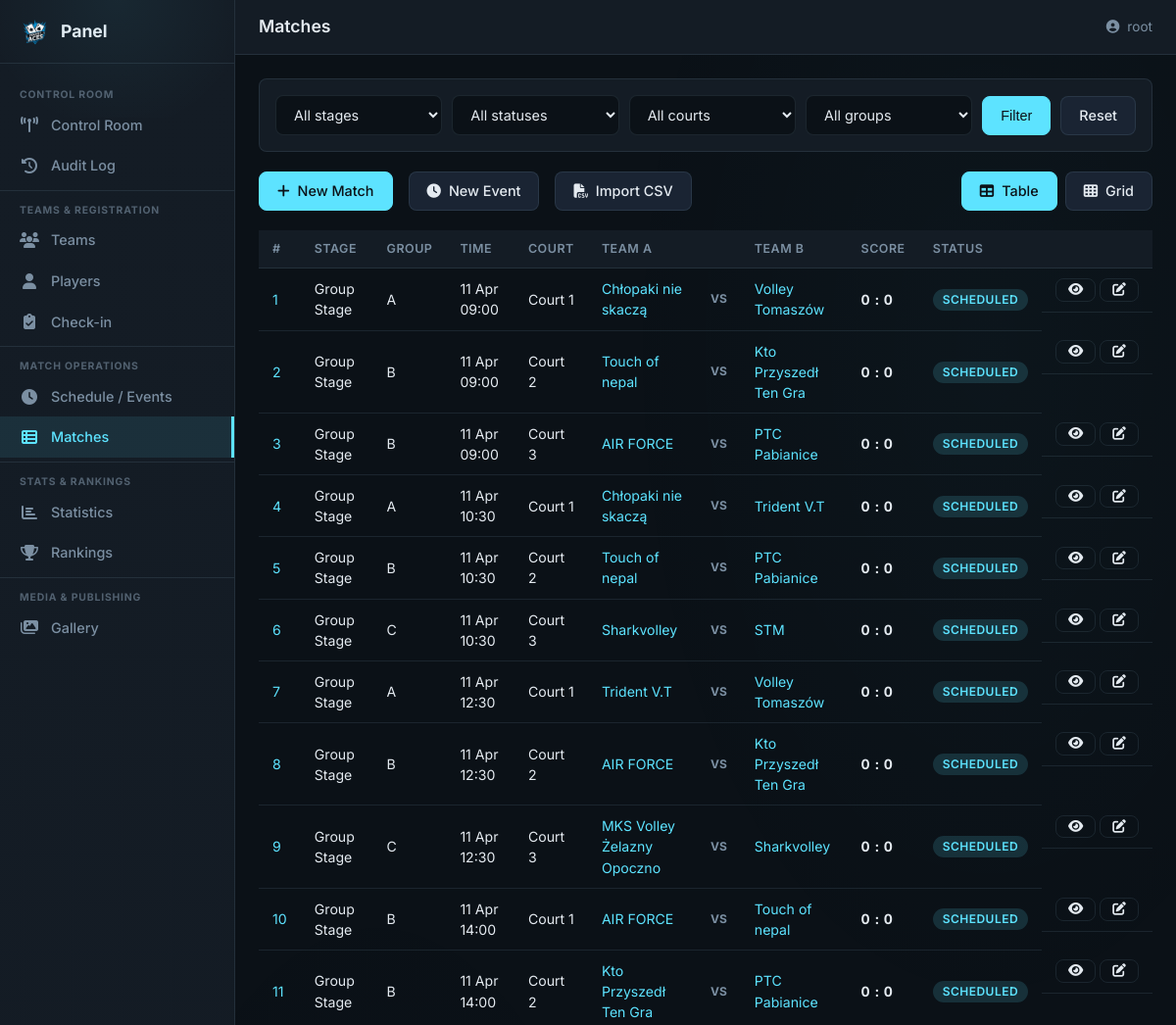
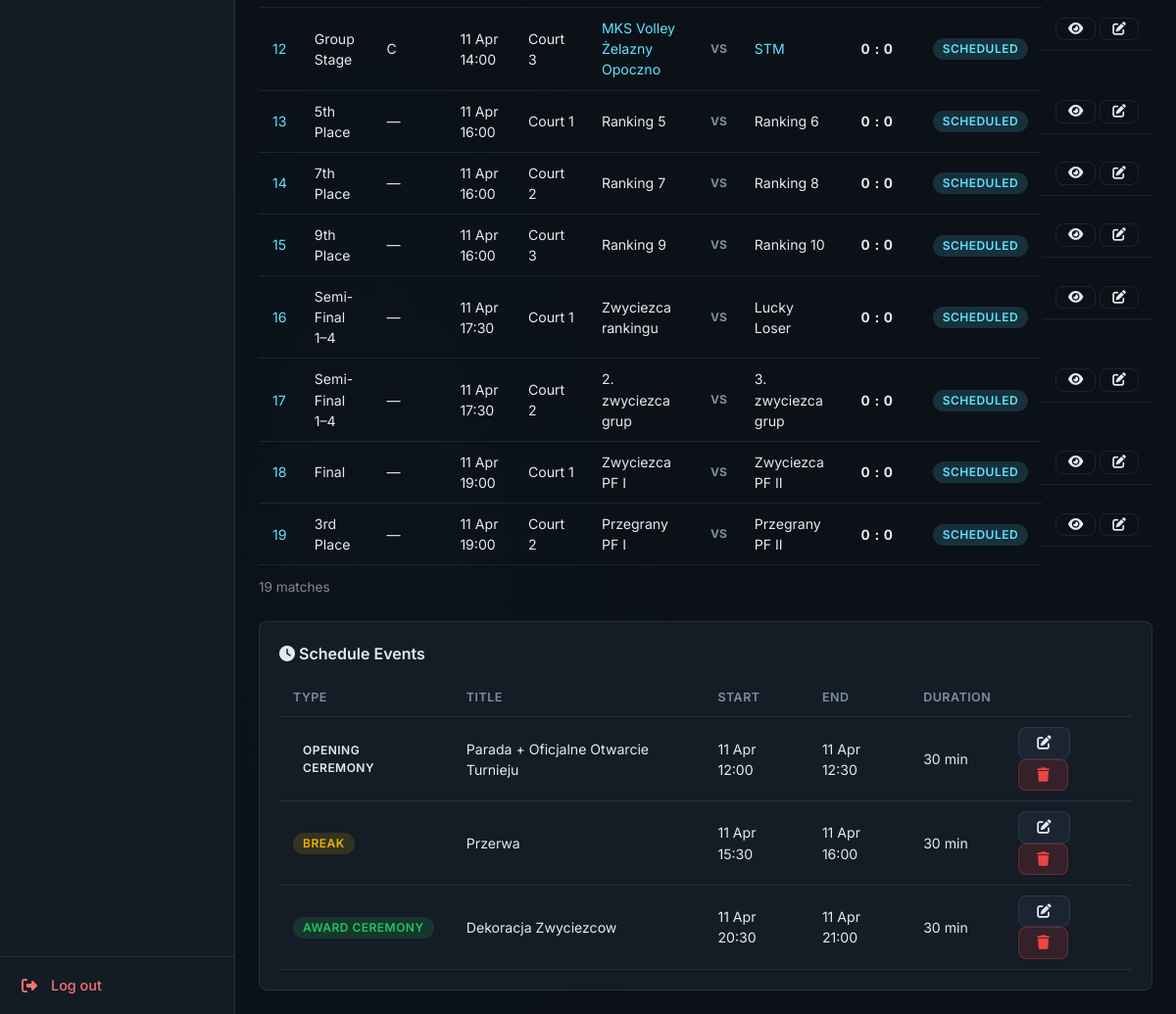
/panel/schedule/ (signed in), run on the app's committed database (2 pictures, top to bottom).
### tournament/models.py (models this page shows, shortened)
class Match(models.Model):
    stage = models.CharField(max_length=20, choices=STAGE_CHOICES)
    group = models.CharField(max_length=1, blank=True, default="")
    court = models.IntegerField(choices=COURT_CHOICES)
    start_time = models.DateTimeField()
    team_a = models.ForeignKey(
        Team, on_delete=models.CASCADE, related_name="matches_as_home",
        null=True, blank=True,
    )
    team_b = models.ForeignKey(
        Team, on_delete=models.CASCADE, related_name="matches_as_away",
        null=True, blank=True,
    )
    placeholder_a = models.CharField(
        max_length=80, blank=True, default="",
        verbose_name="Placeholder A",
        help_text="e.g. '1st Group A', 'Winner QF1'",
    )
    placeholder_b = models.CharField(
        max_length=80, blank=True, default="",
        verbose_name="Placeholder B",
        help_text="e.g. '2nd Group B', 'Loser SF2'",
    )
    score_a = models.IntegerField(default=0)
    score_b = models.IntegerField(default=0)
    status = models.CharField(
        max_length=20, choices=MATCH_STATUS_CHOICES, default=MATCH_SCHEDULED
    )
    match_number = models.IntegerField(unique=True)
    stats_imported = models.BooleanField(default=False)
    stats_imported_at = models.DateTimeField(null=True, blank=True)
    class Meta:
        db_table = TABLE_MATCHES
        ordering = ["start_time", "court"]
        verbose_name_plural = "Matches"
    @property
    def display_name_a(self) -> str:
        if self.team_a:
            return self.team_a.name
        return self.placeholder_a or "TBD"
    @property
    def display_name_b(self) -> str:
        if self.team_b:
            return self.team_b.name
        return self.placeholder_b or "TBD"

class Team(models.Model):
    name = models.CharField(
        max_length=TEAM_NAME_MAX_LENGTH, unique=True, verbose_name="Team Name"
    )
    logo_path = models.CharField(
        max_length=LOGO_PATH_MAX_LENGTH, blank=True, null=True
    )
    league_level = models.CharField(
        max_length=50, choices=LEAGUE_LEVEL_CHOICES, default=LEAGUE_LEVEL_INDEPENDENT
    )
    group_name = models.CharField(
        max_length=GROUP_NAME_MAX_LENGTH, blank=True, null=True
    )
    cap_name = models.CharField(
        max_length=PERSON_NAME_MAX_LENGTH, verbose_name="Captain Name"
    )
    cap_surname = models.CharField(
        max_length=PERSON_NAME_MAX_LENGTH, verbose_name="Captain Surname"
    )
    cap_email = models.EmailField(max_length=EMAIL_MAX_LENGTH, unique=True)
    cap_phone = models.CharField(
        max_length=PHONE_MAX_LENGTH, unique=True, blank=True, null=True
    )
    payment_status = models.IntegerField(
        choices=PAYMENT_STATUS_CHOICES, default=PAYMENT_WAITING
    )
    blik_number = models.CharField(
        max_length=20, blank=True, default="", verbose_name="Assigned BLIK"
    )
    status = models.CharField(
        max_length=20, choices=TEAM_STATUS_CHOICES, default=TEAM_STATUS_REGISTERED,
        verbose_name="Registration Status",
    )
    checked_in = models.BooleanField(default=False, verbose_name="Checked In")
    roster_code = models.CharField(
        max_length=10, blank=True, default="", verbose_name="Roster Access Code",
    )
    created_at = models.DateTimeField(auto_now_add=True)
    class Meta:
        db_table = TABLE_TEAMS
        verbose_name = "Team"
        verbose_name_plural = "Teams"

class ScheduleEvent(models.Model):
    event_type = models.CharField(max_length=20, choices=EVENT_TYPE_CHOICES)
    title = models.CharField(max_length=120)
    start_time = models.DateTimeField()
    end_time = models.DateTimeField(null=True, blank=True)
    description = models.TextField(blank=True, default="")
    class Meta:
        db_table = TABLE_SCHEDULE_EVENTS
        ordering = ["start_time"]
    @property
    def duration_minutes(self):
        if self.end_time:
            return int((self.end_time - self.start_time).total_seconds() / 60)
        return None

### tournament/panel/match_views.py (the view, shortened to what this page needs)
# urls.py: path("schedule/", schedule_list_view, name="schedule"),
@staff_member_required(login_url="/panel/login/")
def schedule_list_view(request):
    qs = Match.objects.select_related("team_a", "team_b")
    stage = request.GET.get("stage", "")
    status = request.GET.get("status", "")
    court = request.GET.get("court", "")
    group = request.GET.get("group", "")
    if stage:
        qs = qs.filter(stage=stage)
    if status:
        qs = qs.filter(status=status)
    if court:
        qs = qs.filter(court=court)
    if group:
        qs = qs.filter(group=group)
    qs = qs.order_by("start_time", "court")
    view_mode = request.GET.get("view", "table")
    all_matches = list(qs)
    conflict_pks = set()
    time_court = {}   # (start_time, court) → [match]
    time_team = {}    # (start_time, team_id) → [match]
    for m in all_matches:
        key_ct = (m.start_time, m.court)
        time_court.setdefault(key_ct, []).append(m)
        if m.team_a_id:
            time_team.setdefault((m.start_time, m.team_a_id), []).append(m)
        if m.team_b_id:
            time_team.setdefault((m.start_time, m.team_b_id), []).append(m)
    for key, matches in time_court.items():
        if len(matches) > 1:
            for m in matches:
                conflict_pks.add(m.pk)
    for key, matches in time_team.items():
        if len(matches) > 1:
            for m in matches:
                conflict_pks.add(m.pk)
    grid_data = []
    groups = (
        Match.objects.exclude(group="")
        .values_list("group", flat=True)
        .distinct()
        .order_by("group")
    )
    ctx = {
        "page_title": "Matches" if view_mode == "table" else "Schedule",
        "nav_section": "matches" if view_mode == "table" else "schedule",
        "matches": qs,
        "events": ScheduleEvent.objects.all(),
        "stage_filter": stage,
        "status_filter": status,
        "court_filter": court,
        "group_filter": group,
        "view_mode": view_mode,
        "grid_data": grid_data,
        "courts": COURT_CHOICES,
        "stage_choices": STAGE_CHOICES,
        "match_status_choices": MATCH_STATUS_CHOICES,
        "event_type_choices": EVENT_TYPE_CHOICES,
        "groups": groups,
        "conflict_pks": conflict_pks,
    }
    return render(request, "panel/schedule_list.html", ctx)

### tournament/context_processors.py (called while the page is built)
def registration_status(request):
    return {"registration_closed": REGISTRATION_CLOSED}

### tournament/templates/panel/schedule_list.html (shortened to what this page needs)
{% extends "panel/base.html" %}
{% block content %}
<div class="pnl-schedule">
  <form method="get" class="pnl-filters">
    <div class="pnl-filters__row">
      <div class="pnl-field">
        <select name="stage">
          <option value="">All stages</option>
        </select>
      </div>
      <div class="pnl-field">
        <select name="status">
          <option value="">All statuses</option>
        </select>
      </div>
      <div class="pnl-field">
        <select name="court">
          <option value="">All courts</option>
        </select>
      </div>
      <div class="pnl-field">
        <select name="group">
          <option value="">All groups</option>
        </select>
      </div>
      <button type="submit" class="pnl-btn pnl-btn--primary">Filter</button>
      <a href="{% url 'panel:schedule' %}?view={{ view_mode }}" class="pnl-btn">Reset</a>
    </div>
  </form>
  <div class="pnl-view-toggle">
    <a href="{% url 'panel:match_create' %}" class="pnl-btn pnl-btn--primary" style="margin-right:8px;">
      <i class="fas fa-plus"></i> New Match
    </a>
    <a href="{% url 'panel:event_create' %}" class="pnl-btn" style="margin-right:8px;">
      <i class="fas fa-clock"></i> New Event
    </a>
    <a href="{% url 'panel:schedule_csv_import' %}" class="pnl-btn" style="margin-right:auto;">
      <i class="fas fa-file-csv"></i> Import CSV
    </a>
    <a href="?view=table"
       class="pnl-btn{% if view_mode == 'table' %} pnl-btn--primary{% endif %}">
      <i class="fas fa-table"></i> Table
    </a>
    <a href="?view=grid"
       class="pnl-btn{% if view_mode == 'grid' %} pnl-btn--primary{% endif %}">
      <i class="fas fa-th"></i> Grid
    </a>
  </div>
  {% if view_mode == "table" %}
  {% if matches %}
  <div class="pnl-table-wrap">
    <table class="pnl-table">
      <thead>
        <tr>
          <th>#</th>
          <th>Stage</th>
          <th>Group</th>
          <th>Time</th>
          <th>Court</th>
          <th>Team A</th>
          <th></th>
          <th>Team B</th>
          <th>Score</th>
          <th>Status</th>
          <th></th>
        </tr>
      </thead>
      <tbody>
        {% for m in matches %}
        <tr class="{% if m.pk in conflict_pks %}pnl-row--conflict{% endif %}">
          <td>
            <a href="{% url 'panel:match_detail' pk=m.pk %}">{{ m.match_number }}</a>
          </td>
          <td>{{ m.get_stage_display }}</td>
          <td>{{ m.group|default:"—" }}</td>
          <td>{{ m.start_time|date:"d M H:i" }}</td>
          <td>Court {{ m.court }}</td>
          <td>
            {% if m.team_a %}
              <a href="{% url 'panel:team_detail' pk=m.team_a_id %}">{{ m.team_a.name }}</a>
            {% else %}<span class="pnl-placeholder" title="Placeholder">{{ m.display_name_a }}</span>{% endif %}
          </td>
          <td class="pnl-vs">vs</td>
          <td>
            {% if m.team_b %}
              <a href="{% url 'panel:team_detail' pk=m.team_b_id %}">{{ m.team_b.name }}</a>
            {% else %}<span class="pnl-placeholder" title="Placeholder">{{ m.display_name_b }}</span>{% endif %}
          </td>
          <td class="pnl-score">{{ m.score_a }} : {{ m.score_b }}</td>
          <td>
            <span class="pnl-badge pnl-badge--{% if m.status == 'FINISHED' %}green{% elif m.status == 'LIVE' %}red{% elif m.status == 'SCHEDULED' %}cyan{% else %}yellow{% endif %}">
              {{ m.get_status_display }}
            </span>
          </td>
          <td class="pnl-schedule__indicators">
            <a href="{% url 'panel:match_detail' pk=m.pk %}" class="pnl-btn pnl-btn--sm pnl-btn--outline" title="View match"><i class="fas fa-eye"></i></a>
            <a href="{% url 'panel:match_edit' pk=m.pk %}" class="pnl-btn pnl-btn--sm pnl-btn--outline" title="Edit match"><i class="fas fa-edit"></i></a>
          </td>
        </tr>
        {% endfor %}
      </tbody>
    </table>
  </div>
  <p class="pnl-muted" style="margin-top:12px;">{{ matches|length }} match{{ matches|length|pluralize:"es" }}</p>
  {% else %}
    <div class="pnl-stub" style="min-height:30vh;">
      <div class="pnl-stub__icon"><i class="fas fa-calendar-alt"></i></div>
      <h2>No matches found</h2>
      <p>Try adjusting your filters.</p>
    </div>
  {% endif %}
  {% endif %}
  {% if events %}
  <div class="pnl-dash-card" style="margin-top:24px;">
    <h3 class="pnl-dash-card__title"><i class="fas fa-clock"></i> Schedule Events</h3>
    <div class="pnl-table-wrap">
      <table class="pnl-table">
        <thead>
          <tr>
            <th>Type</th>
            <th>Title</th>
            <th>Start</th>
            <th>End</th>
            <th>Duration</th>
            <th></th>
          </tr>
        </thead>
        <tbody>
          {% for ev in events %}
          <tr>
            <td>
              <span class="pnl-badge pnl-badge--{% if ev.event_type == 'OPENING' %}purple{% elif ev.event_type == 'BREAK' %}yellow{% elif ev.event_type == 'CEREMONY' %}green{% else %}cyan{% endif %}">
                {{ ev.get_event_type_display }}
              </span>
            </td>
            <td>{{ ev.title }}</td>
            <td>{{ ev.start_time|date:"d M H:i" }}</td>
            <td>{% if ev.end_time %}{{ ev.end_time|date:"d M H:i" }}{% else %}—{% endif %}</td>
            <td>{% if ev.duration_minutes %}{{ ev.duration_minutes }} min{% else %}—{% endif %}</td>
            <td>
              <a href="{% url 'panel:event_edit' pk=ev.pk %}" class="pnl-btn pnl-btn--small" title="Edit"><i class="fas fa-edit"></i></a>
              <form method="post" action="{% url 'panel:event_delete' pk=ev.pk %}" style="display:inline;" onsubmit="return confirm('Delete this event?')">
                <button type="submit" class="pnl-btn pnl-btn--small pnl-btn--danger" title="Delete"><i class="fas fa-trash"></i></button>
              </form>
            </td>
          </tr>
          {% endfor %}
        </tbody>
      </table>
    </div>
  </div>
  {% endif %}
</div>
{% endblock %}

### tournament/templates/panel/base.html (shortened to what this page needs)
{% load static %}
<!DOCTYPE html>
<html lang="en">
<head>
  <link rel="stylesheet" href="{% static 'css/panel.css' %}">
  <link rel="stylesheet" href="https://cdnjs.cloudflare.com/ajax/libs/font-awesome/6.4.0/css/all.min.css">
</head>
<body class="pnl">
  <aside class="pnl-sidebar" id="pnlSidebar">
    <div class="pnl-sidebar__header">
      <img src="{% static 'assets/logo.png' %}" alt="PA" class="pnl-sidebar__logo">
      <span class="pnl-sidebar__brand">Panel</span>
    </div>
    <nav class="pnl-sidebar__nav">
      <div class="pnl-nav-zone">
        <span class="pnl-nav-zone__label">Control Room</span>
        <a href="{% url 'panel:dashboard' %}"
           class="pnl-nav-item{% if nav_section == 'dashboard' %} active{% endif %}">
          <i class="fas fa-tower-broadcast"></i><span>Control Room</span>
        </a>
        <a href="{% url 'panel:audit' %}"
           class="pnl-nav-item{% if nav_section == 'audit' %} active{% endif %}">
          <i class="fas fa-clock-rotate-left"></i><span>Audit Log</span>
        </a>
      </div>
      <div class="pnl-nav-zone">
        <span class="pnl-nav-zone__label">Teams &amp; Registration</span>
        <a href="{% url 'panel:teams' %}"
           class="pnl-nav-item{% if nav_section == 'teams' %} active{% endif %}">
          <i class="fas fa-users"></i><span>Teams</span>
        </a>
        <a href="{% url 'panel:players' %}"
           class="pnl-nav-item{% if nav_section == 'players' %} active{% endif %}">
          <i class="fas fa-user"></i><span>Players</span>
        </a>
        <a href="{% url 'panel:checkin' %}"
           class="pnl-nav-item{% if nav_section == 'checkin' %} active{% endif %}">
          <i class="fas fa-clipboard-check"></i><span>Check-in</span>
        </a>
      </div>
      <div class="pnl-nav-zone">
        <span class="pnl-nav-zone__label">Match Operations</span>
        <a href="{% url 'panel:schedule' %}?view=grid"
           class="pnl-nav-item{% if nav_section == 'schedule' %} active{% endif %}">
          <i class="fas fa-clock"></i><span>Schedule / Events</span>
        </a>
        <a href="{% url 'panel:schedule' %}?view=table"
           class="pnl-nav-item{% if nav_section == 'matches' %} active{% endif %}">
          <i class="fas fa-table-list"></i><span>Matches</span>
        </a>
      </div>
      <div class="pnl-nav-zone">
        <span class="pnl-nav-zone__label">Stats &amp; Rankings</span>
        <a href="{% url 'panel:stats' %}"
           class="pnl-nav-item{% if nav_section == 'stats' %} active{% endif %}">
          <i class="fas fa-chart-bar"></i><span>Statistics</span>
        </a>
        <a href="{% url 'panel:rankings' %}"
           class="pnl-nav-item{% if nav_section == 'rankings' %} active{% endif %}">
          <i class="fas fa-trophy"></i><span>Rankings</span>
        </a>
      </div>
      <div class="pnl-nav-zone">
        <span class="pnl-nav-zone__label">Media &amp; Publishing</span>
        <a href="{% url 'panel:gallery' %}"
           class="pnl-nav-item{% if nav_section == 'gallery' %} active{% endif %}">
          <i class="fas fa-images"></i><span>Gallery</span>
        </a>
      </div>
    </nav>
    <div class="pnl-sidebar__footer">
      <a href="{% url 'panel:logout' %}" class="pnl-nav-item pnl-nav-item--logout">
        <i class="fas fa-sign-out-alt"></i><span>Log out</span>
      </a>
    </div>
  </aside>
  <div class="pnl-main">
    <header class="pnl-topbar">
      <h1 class="pnl-topbar__title">{{ page_title }}</h1>
      <div class="pnl-topbar__user">
        <i class="fas fa-user-circle"></i>
        <span>{{ request.user.username }}</span>
      </div>
    </header>
    <main class="pnl-content">
      {% block content %}{% endblock %}
    </main>
  </div>
</body>
</html>

### data on the page
Match: match_number "1", stage "Group Stage", group "A", start_time "11 Apr 09:00", court "1", team_a.name "Chłopaki nie skaczą", team_b.name "Volley Tomaszów", score_a "0", score_b "0", status "SCHEDULED"
Match: match_number "2", stage "Group Stage", group "B", start_time "11 Apr 09:00", court "2", team_a.name "Touch of nepal", team_b.name "Kto Przyszedł Ten Gra", score_a "0", score_b "0", status "SCHEDULED"
Match: match_number "3", stage "Group Stage", group "B", start_time "11 Apr 09:00", court "3", team_a.name "AIR FORCE", team_b.name "PTC Pabianice", score_a "0", score_b "0", status "SCHEDULED"
Match: match_number "4", stage "Group Stage", group "A", start_time "11 Apr 10:30", court "1", team_a.name "Chłopaki nie skaczą", team_b.name "Trident V.T", score_a "0", score_b "0", status "SCHEDULED"
Match: match_number "5", stage "Group Stage", group "B", start_time "11 Apr 10:30", court "2", team_a.name "Touch of nepal", team_b.name "PTC Pabianice", score_a "0", score_b "0", status "SCHEDULED"
Match: match_number "6", stage "Group Stage", group "C", start_time "11 Apr 10:30", court "3", team_a.name "Sharkvolley", team_b.name "STM", score_a "0", score_b "0", status "SCHEDULED"
Match: match_number "7", stage "Group Stage", group "A", start_time "11 Apr 12:30", court "1", team_a.name "Trident V.T", team_b.name "Volley Tomaszów", score_a "0", score_b "0", status "SCHEDULED"
Match: match_number "8", stage "Group Stage", group "B", start_time "11 Apr 12:30", court "2", team_a.name "AIR FORCE", team_b.name "Kto Przyszedł Ten Gra", score_a "0", score_b "0", status "SCHEDULED"
Match: match_number "9", stage "Group Stage", group "C", start_time "11 Apr 12:30", court "3", team_a.name "MKS Volley Żelazny Opoczno", team_b.name "Sharkvolley", score_a "0", score_b "0", status "SCHEDULED"
Match: match_number "10", stage "Group Stage", group "B", start_time "11 Apr 14:00", court "1", team_a.name "AIR FORCE", team_b.name "Touch of nepal", score_a "0", score_b "0", status "SCHEDULED"
Match: match_number "11", stage "Group Stage", group "B", start_time "11 Apr 14:00", court "2", team_a.name "Kto Przyszedł Ten Gra", team_b.name "PTC Pabianice", score_a "0", score_b "0", status "SCHEDULED"
Match: match_number "12", stage "Group Stage", group "C", start_time "11 Apr 14:00", court "3", team_a.name "MKS Volley Żelazny Opoczno", team_b.name "STM", score_a "0", score_b "0", status "SCHEDULED"
Match: match_number "13", stage "5th Place", group "—", start_time "11 Apr 16:00", court "1", display_name_a "Ranking 5", display_name_b "Ranking 6", score_a "0", score_b "0", status "SCHEDULED"
Match: match_number "14", stage "7th Place", group "—", start_time "11 Apr 16:00", court "2", display_name_a "Ranking 7", display_name_b "Ranking 8", score_a "0", score_b "0", status "SCHEDULED"
Match: match_number "15", stage "9th Place", group "—", start_time "11 Apr 16:00", court "3", display_name_a "Ranking 9", display_name_b "Ranking 10", score_a "0", score_b "0", status "SCHEDULED"
Match: match_number "16", stage "Semi-Final 1–4", group "—", start_time "11 Apr 17:30", court "1", display_name_a "Zwyciezca rankingu", display_name_b "Lucky Loser", score_a "0", score_b "0", status "SCHEDULED"
Match: match_number "17", stage "Semi-Final 1–4", group "—", start_time "11 Apr 17:30", court "2", display_name_a "2. zwyciezca grup", display_name_b "3. zwyciezca grup", score_a "0", score_b "0", status "SCHEDULED"
Match: match_number "18", stage "Final", group "—", start_time "11 Apr 19:00", court "1", display_name_a "Zwyciezca PF I", display_name_b "Zwyciezca PF II", score_a "0", score_b "0", status "SCHEDULED"
Match: match_number "19", stage "3rd Place", group "—", start_time "11 Apr 19:00", court "2", display_name_a "Przegrany PF I", display_name_b "Przegrany PF II", score_a "0", score_b "0", status "SCHEDULED"
ScheduleEvent: event_type "OPENING CEREMONY", title "Parada + Oficjalne Otwarcie Turnieju", start_time "11 Apr 12:00", end_time "11 Apr 12:30", duration_minutes "30"
ScheduleEvent: event_type "BREAK", title "Przerwa", start_time "11 Apr 15:30", end_time "11 Apr 16:00", duration_minutes "30"
ScheduleEvent: event_type "AWARD CEREMONY", title "Dekoracja Zwyciezcow", start_time "11 Apr 20:30", end_time "11 Apr 21:00", duration_minutes "30"

### other printed values
{{ page_title }} "Matches"
{{ request.user.username }} "root"
{{ matches|length }} "19"
